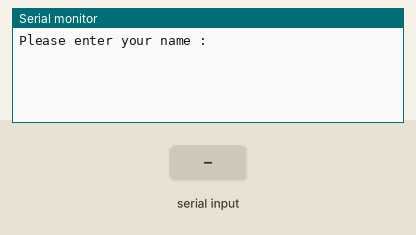
The sketch below on a simulated Arduino Uno, built with avr-gcc and run on an emulated ATmega328P. Parts: the last lines printed to the serial monitor. Inputs (shaded band) come from the test bench.

Above: at 1.2 s.
1.3 s: "90,45\n" received over Serial
At 3.0 s:
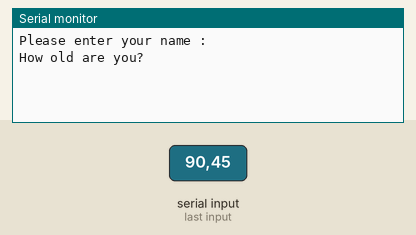
3.8 s: "30,150\n" received over Serial
At 4.7 s:
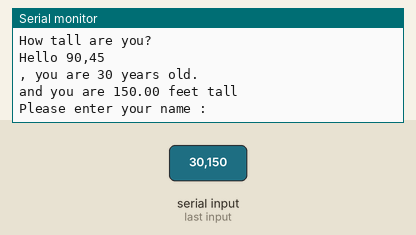
5.3 s: "0\n" received over Serial
At 6.1 s:
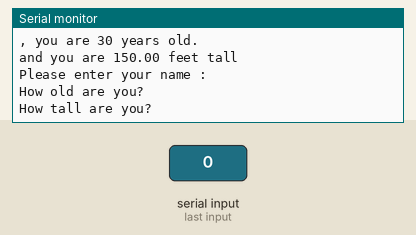

Measured:
- after the input at 1.3 s, the serial monitor: prints a new line after 1.0 s (image 1)
- after the input at 3.8 s, the serial monitor: prints a new line at once (image 2)

The sketch:

Serial_input_Int_Float_String_Example.ino
```cpp
String myName;    // we declare a stiring variable to hold name
int age;          // decalre an integer vaurable of age which is usually given in round numbers (integer)
float height;     // decalre float variable to hold height

void setup() {
  Serial.begin(9600);   // Turning on serial port (9600 speed)


}

void loop() {
  // put your main code here, to run repeatedly:

  Serial.println("Please enter your name :");    // Prompt the user for his name
  while(Serial.available() ==0) {                // Waitign for user input
  }
  myName = Serial.readString();                  // Read the string

  Serial.println("How old are you? ");           // Prompt the user for his age
  while(Serial.available() ==0) {                // Waitign for user input
  }
  age = Serial.parseInt();                    // Read the Int

  Serial.println("How tall are you? ");          // Prompt the user for his height
  while(Serial.available() ==0) {                // Waitign for user input
  }
  height = Serial.parseFloat();                  // Read the string
  Serial.println("");                            // Add empty line
  Serial.print("Hello ");                        // using print instead of println keeps next print in same line
  Serial.print(myName);                          // print the name input
  Serial.print(", you are ");
  Serial.print(age);
  Serial.println(" years old.");                  // printLN marks end of line. next line will start below!
  Serial.print("and you are ");
  Serial.print(height);
  Serial.println(" feet tall");                   // finish the line with LN - next line goes below
  Serial.print("");                               // added a fresh line
}
```
